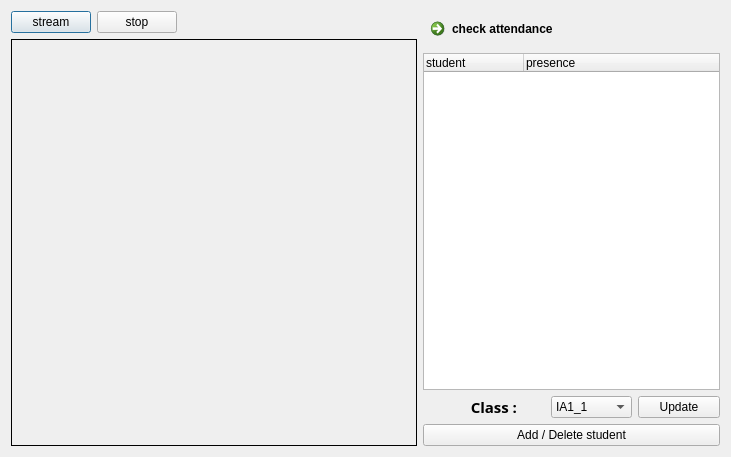
<?xml version="1.0" encoding="UTF-8"?>
<ui version="4.0">
 <class>Dialog</class>
 <widget class="QDialog" name="Dialog">
  <property name="geometry">
   <rect>
    <x>0</x>
    <y>0</y>
    <width>731</width>
    <height>457</height>
   </rect>
  </property>
  <property name="windowTitle">
   <string>Dialog</string>
  </property>
  <property name="styleSheet">
   <string notr="true">m</string>
  </property>
  <layout class="QHBoxLayout" name="horizontalLayout_5">
   <item>
    <layout class="QVBoxLayout" name="verticalLayout_3">
     <property name="spacing">
      <number>6</number>
     </property>
     <property name="rightMargin">
      <number>0</number>
     </property>
     <item>
      <layout class="QHBoxLayout" name="horizontalLayout_2">
       <item>
        <layout class="QVBoxLayout" name="verticalLayout_2">
         <item>
          <layout class="QHBoxLayout" name="horizontalLayout">
           <item>
            <widget class="QPushButton" name="pushButton">
             <property name="text">
              <string>stream</string>
             </property>
            </widget>
           </item>
           <item>
            <widget class="QPushButton" name="pushButton1">
             <property name="text">
              <string>stop</string>
             </property>
            </widget>
           </item>
           <item>
            <layout class="QHBoxLayout" name="horizontalLayout_3">
             <property name="leftMargin">
              <number>100</number>
             </property>
             <property name="topMargin">
              <number>0</number>
             </property>
             <property name="rightMargin">
              <number>100</number>
             </property>
             <item>
              <spacer name="horizontalSpacer_2">
               <property name="orientation">
                <enum>Qt::Horizontal</enum>
               </property>
               <property name="sizeHint" stdset="0">
                <size>
                 <width>40</width>
                 <height>20</height>
                </size>
               </property>
              </spacer>
             </item>
            </layout>
           </item>
          </layout>
         </item>
        </layout>
       </item>
      </layout>
     </item>
     <item>
      <layout class="QVBoxLayout" name="verticalLayout">
       <item>
        <widget class="QLabel" name="label">
         <property name="enabled">
          <bool>true</bool>
         </property>
         <property name="minimumSize">
          <size>
           <width>0</width>
           <height>137</height>
          </size>
         </property>
         <property name="styleSheet">
          <string notr="true"/>
         </property>
         <property name="frameShape">
          <enum>QFrame::Box</enum>
         </property>
         <property name="text">
          <string/>
         </property>
         <property name="margin">
          <number>0</number>
         </property>
        </widget>
       </item>
      </layout>
     </item>
    </layout>
   </item>
   <item>
    <layout class="QVBoxLayout" name="verticalLayout_4">
     <item>
      <widget class="QCommandLinkButton" name="commandLinkButton">
       <property name="text">
        <string>check attendance</string>
       </property>
      </widget>
     </item>
     <item>
      <widget class="QTreeWidget" name="treeWidget">
       <column>
        <property name="text">
         <string>student</string>
        </property>
       </column>
       <column>
        <property name="text">
         <string>presence</string>
        </property>
       </column>
      </widget>
     </item>
     <item>
      <layout class="QHBoxLayout" name="horizontalLayout_6">
       <property name="topMargin">
        <number>0</number>
       </property>
       <item>
        <spacer name="horizontalSpacer">
         <property name="orientation">
          <enum>Qt::Horizontal</enum>
         </property>
         <property name="sizeType">
          <enum>QSizePolicy::Fixed</enum>
         </property>
         <property name="sizeHint" stdset="0">
          <size>
           <width>40</width>
           <height>20</height>
          </size>
         </property>
        </spacer>
       </item>
       <item>
        <widget class="QLabel" name="label_2">
         <property name="font">
          <font>
           <family>Malgun Gothic</family>
           <pointsize>11</pointsize>
           <weight>75</weight>
           <bold>true</bold>
          </font>
         </property>
         <property name="text">
          <string>  Class :</string>
         </property>
         <property name="textFormat">
          <enum>Qt::AutoText</enum>
         </property>
         <property name="scaledContents">
          <bool>false</bool>
         </property>
         <property name="margin">
          <number>0</number>
         </property>
        </widget>
       </item>
       <item>
        <widget class="QComboBox" name="comboBox">
         <property name="cursor">
          <cursorShape>OpenHandCursor</cursorShape>
         </property>
         <item>
          <property name="text">
           <string>IA1_1</string>
          </property>
         </item>
         <item>
          <property name="text">
           <string>IA1_2</string>
          </property>
         </item>
         <item>
          <property name="text">
           <string>EI1_1</string>
          </property>
         </item>
         <item>
          <property name="text">
           <string>MEC1_1</string>
          </property>
         </item>
        </widget>
       </item>
       <item>
        <widget class="QPushButton" name="pushButtonUpdate">
         <property name="text">
          <string>Update</string>
         </property>
        </widget>
       </item>
      </layout>
     </item>
     <item>
      <widget class="QPushButton" name="pushButtonAdd">
       <property name="autoFillBackground">
        <bool>false</bool>
       </property>
       <property name="text">
        <string>Add / Delete student</string>
       </property>
      </widget>
     </item>
    </layout>
   </item>
  </layout>
 </widget>
 <resources/>
 <connections/>
</ui>
